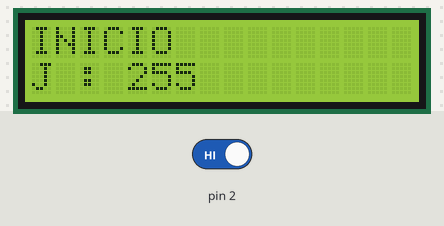
This sketch was run on a simulated Arduino Uno, built with avr-gcc and run on an emulated ATmega328P. Parts: 16×2 character LCD. The test bench sets the inputs (shaded band); at power-on: pin 2 HIGH. EEPROM starts erased; what the sketch prints to the serial monitor is not drawn.

Above: at 1.2 s.
1.3 s: pin 2 driven LOW
At 2.6 s:
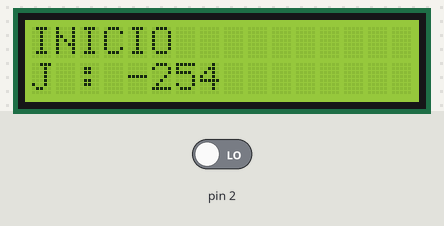
At 10.39 s:
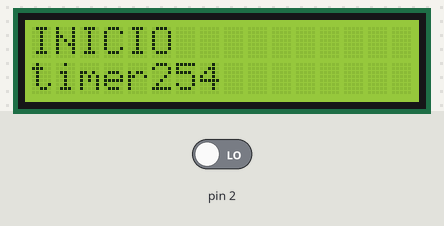
Timing chart, 0 to 11.9 s (numbered marks = the images above; inputs shaded):
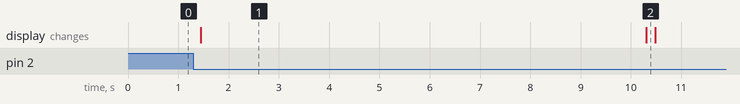

Measured:
- after the input at 1.3 s, the display: changes after 0.15 s (image 1)
- what the display in image 1 shows lasts 8.9 s, from 1.4 s to 10.3 s

The sketch:

ejercicio_22.ino
```cpp
#include<avr/wdt.h>
#include <EEPROM.h>
#include <MsTimer2.h>
#include <Wire.h>
#include <LiquidCrystal_I2C.h>

LiquidCrystal_I2C lcd(0x27, 16, 2); // Dirección I2C y tamaño de la pantalla

int j;

void setup(){
  lcd.init();
  lcd.backlight();
  attachInterrupt(digitalPinToInterrupt(2), on, FALLING);
  // attachInterrupt(2,on,LOW);
  MsTimer2::set(9000, conteo);
  j=EEPROM.read(0);
  if(j == 1){
    MsTimer2::start();
    Serial.begin(19200);


  } else {
    Serial.begin(9600);
    wdt_disable();
    MsTimer2::stop();

  }

  lcd.print("INICIO");
  lcd.setCursor(0, 1);
  Serial.println("INICIO");
}

void loop(){
  Serial.println(j);
  lcd.setCursor(0, 1);
  lcd.print("J : ");
  lcd.print(j);
  lcd.print("                   ");
  delay(200);
}

void on(){
  MsTimer2::start();
  j = 1 - j;
  EEPROM.update(0,j);
  if(j == 0)
    MsTimer2::stop();
}

void conteo(){
  Serial.println("timer");
  lcd.setCursor(0, 1);
  lcd.print("timer");
  if(j == 1){
    wdt_enable(WDTO_1S);
  }
}
```
